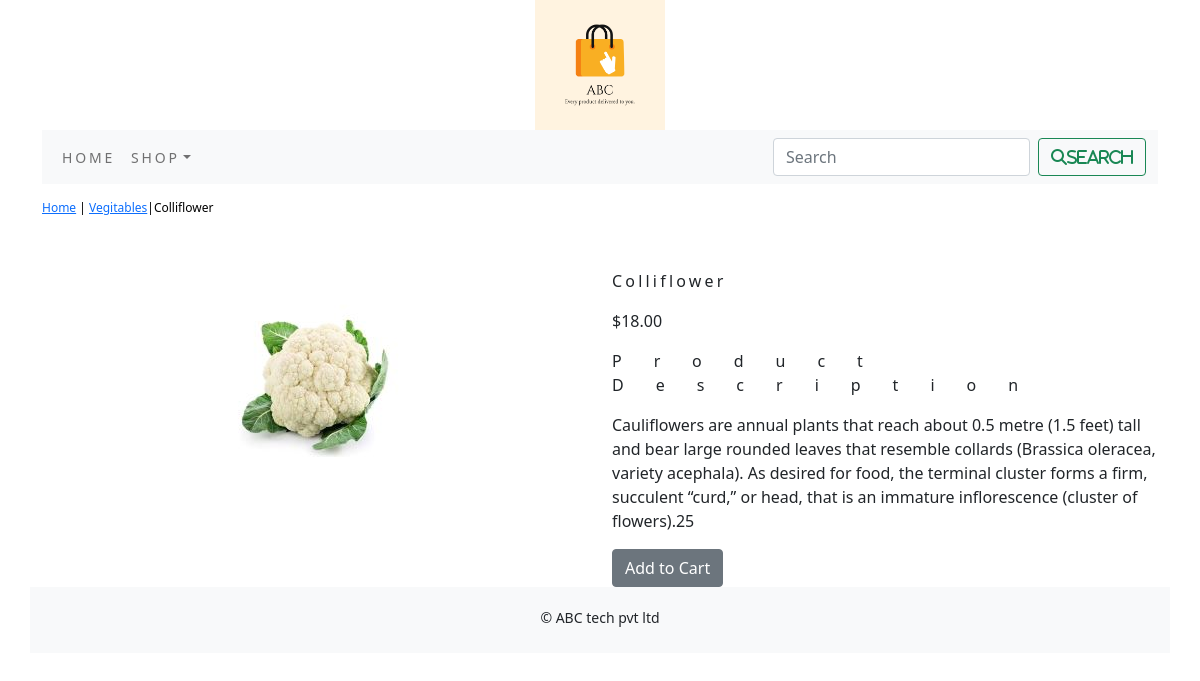
The page /shop1/vegitables/Colliflower/ on the database its author committed.
### shop1/models.py (models this page shows, shortened)
class Product(models.Model):
    name = models.CharField(max_length=250, unique=True)
    slug = models.SlugField(max_length=250, unique=True)
    description = models.TextField(blank=True)
    price = models.DecimalField(max_digits=10, decimal_places=2)
    category = models.ForeignKey(Category, on_delete=models.CASCADE)
    image = models.ImageField(upload_to='product', blank=True)
    stock = models.IntegerField()
    available = models.BooleanField(default=True)
    created = models.DateTimeField(auto_now_add=True)
    updated = models.DateTimeField(auto_now_add=True)
    class Meta:
        ordering = ['name',]
        verbose_name = 'product'
        verbose_name_plural = 'products'

class Category(models.Model):
    name = models.CharField(max_length=250, unique=True)
    slug = models.SlugField(max_length=250, unique=True)
    description = models.TextField(blank=True)
    image = models.ImageField(upload_to='category', blank=True)
    class Meta:
        ordering = ['name',]
        verbose_name = 'category'
        verbose_name_plural = 'categories'
    def get_url(self):
        return reverse('shop1:products_by_category',args=[self.slug])
    def __str__(self):
        return '{}'.format(self.name)

### shop1/views.py (the view)
# urls.py: path('<slug:c_slug>/<slug:product_slug>/',views.proDetail,name='proCatdetail')
def proDetail(request, c_slug, product_slug):
    try:
        product = Product.objects.get(category__slug=c_slug, slug=product_slug)
    except Exception as e:
        raise e
    return render(request, 'product.html', {'product': product})

### cart/context_processors.py (called while the page is built)
def counter(request):
    item_count=0
    if 'admin' in request.path:
        return {}
    else:
        try:
            cart=Cart.objects.filter(cart_id=_cart_id(request))
            cart_items=CartItem.objects.all().filter(cart=cart[:1])
            for cart_item in cart_items:
                item_count += cart_item.quantity
        except Cart.DoesNotExist:
            item_count =0
    return  dict(item_count=item_count)

### cart/views.py (called while the page is built)
def _cart_id(request):
    cart = request.session.session_key
    if not cart:
        cart = request.session.create()
    return cart

### shop1/context_processors.py (called while the page is built)
def menu_links(request):
    links = Category.objects.all()
    return dict(links=links)

### templates/product.html (shortened to what this page needs)
{% extends 'base.html' %}
{% load static %}
{% block content %}
<div class="row my_prod_row_class">
 <div class="mx_auto">
      <P><a href="{% url 'shop1:allProdCat' %}">Home</a> | <a href="{{product.category.get_url}}">{{product.category}}</a>|{{product.name}} </P>
       </div>
<div class="container">
<br>
  <div class="row">
    <div class="col-12 col-sm-12 col-md-12 col-lg-6 text-center">
        <div style="min-width:18rem">
            <img src="{{product.image.url}}" alt="{{product.name}}">
        </div>
    </div>
   <div class="col-12 col-sm-12 col-md-12 col-lg-6">
       <h1 class="my_prod_title">{{product.name}}</h1>
       <p>${{product.price}}</p>
       <p class="my_title">Product Description</p>
       <p class="text-justify my_rod_text">{{product.description}}</p>
       {% if product.stock <= 0 %}
       <p class="justify my_prod_text"><b>Out of stock</b></p>
       {% else %}
       <a class="btn btn-secondary" href="{% url 'cart:add_cart' product.id %}">Add to Cart</a>
       {% endif %}
         {% endblock %}

### shop1/static/css/custom.css (style rules this page uses)
.my_title { font-size:16px; text_transform:uppercase; letter-spacing:2em; }
.my_prod_row_class { padding-top:15px; padding-bottom:20px; }
.my_prod_row_class .mx_auto { color:#000; font-size:12px; text-decoration:none; }
.my_prod_title { font-size:16px; text_transform:uppercase; letter-spacing:.2em; padding-top:15px; padding-bottom:10px; }

### rows shown on the page
Product: category "Vegitables", name "Colliflower", image (picture), price "18.00", description "Cauliflowers are annual plants that reach about 0.5 metre (1.5 feet) tall and bear large rounded leaves that resemble collards (Brassica oleracea, variety acephala). As desired for food, the terminal cluster forms a firm, succulent “curd,” or head, that is an immature inflorescence (cluster of flowers).25"
